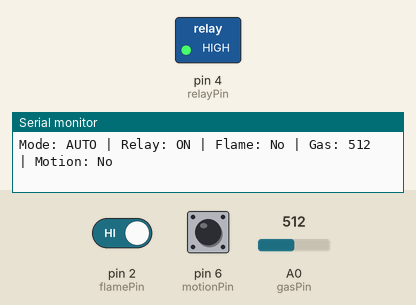
Simulated run of this sketch. Board: Arduino Uno, built with avr-gcc and run on an emulated ATmega328P. Shown: switched loads named in the sketch (green lamp = pin HIGH), the last lines printed to the serial monitor. The inputs (shaded band) are chosen by the test bench; at power-on: A0 (gasPin) = 512, pin 2 (flamePin) HIGH, pin 6 (motionPin) HIGH.

Above: at 1.3 s.
1.4 s: A0 (gasPin) set to 482
At 2.3 s:
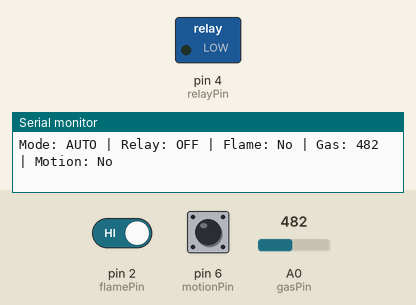
3.0 s: pin 2 (flamePin) driven LOW
At 3.5 s:
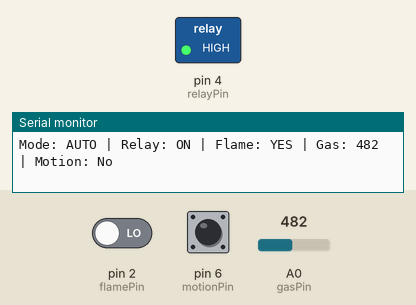
7.0 s: A0 (gasPin) set to 11
10.0 s: A0 (gasPin) set to 8
Timing chart, 0 to 13.0 s (numbered marks = the images above; inputs shaded):
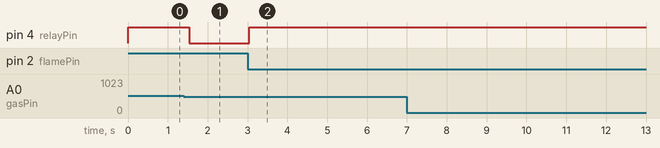

The sketch:

arduino_fire_prevention.ino
```cpp
#include <IRremote.hpp> // Use only the new IRremote library

// ==== IR remote button commands ====
#define CMD_ON      12  // Button 1
#define CMD_OFF     24  // Button 2
#define CMD_MANUAL  94  // Button 3
#define CMD_AUTO     8  // Button 4

// ==== Pin definitions ====
const int flamePin = 2;
const int gasPin = A0;
const int motionPin = 6;
const int relayPin = 4;
const int irPin = 7; // IR receiver

bool manualMode = false; // false = Auto, true = Manual
bool relayState = false; // Current relay status

void setup() {
    pinMode(flamePin, INPUT);
    pinMode(motionPin, INPUT);
    pinMode(relayPin, OUTPUT);

    Serial.begin(9600);
    Serial.println("Arduino Fire Prevention System Started");

    IrReceiver.begin(irPin, ENABLE_LED_FEEDBACK);
}

void loop() {
    // ==== Sensor readings ====
    int gasValue = analogRead(gasPin);
    bool flameDetected = (digitalRead(flamePin) == LOW);
    bool motionDetected = (digitalRead(motionPin) == LOW); // LOW means obstacle detected

    bool hazard = flameDetected || gasValue > 500 || motionDetected;

    // ==== Auto mode operation ====
    if (!manualMode) { // Auto Mode
        relayState = hazard;
    }

    // ==== Apply relay state ====
    digitalWrite(relayPin, relayState ? HIGH : LOW);

    // ==== Debug status ====
    Serial.print("Mode: ");
    Serial.print(manualMode ? "MANUAL" : "AUTO");
    Serial.print(" | Relay: ");
    Serial.print(relayState ? "ON" : "OFF");
    Serial.print(" | Flame: ");
    Serial.print(flameDetected ? "YES" : "No");
    Serial.print(" | Gas: ");
    Serial.print(gasValue);
    Serial.print(" | Motion: ");
    Serial.println(motionDetected ? "YES" : "No");

    // ==== IR remote control ====
if (IrReceiver.decode()) {
    uint8_t command = IrReceiver.decodedIRData.command;
    Serial.print("📡 IR Command: ");
    Serial.println(command);

    if (command == CMD_AUTO) { // Switch to Auto mode
        manualMode = false;
        Serial.println("🤖 Auto Mode Activated");
    }
    else if (command == CMD_MANUAL) { // Switch to Manual mode
        manualMode = true;
        Serial.println("🔧 Manual Mode Activated");
    }
    else if (command == CMD_ON) { // Relay ON (Manual only)
        if (manualMode) {
            relayState = true;
            Serial.println("🔊 Relay ON (Manual)");
        } else {
            Serial.println("⚠ Relay ON ignored - Auto Mode active");
        }
    }
    else if (command == CMD_OFF) { // Relay OFF (Manual only)
        if (manualMode) {
            relayState = false;
            Serial.println("🔇 Relay OFF (Manual)");
        } else {
            Serial.println("⚠ Relay OFF ignored - Auto Mode active");
        }
    }

    IrReceiver.resume();
}


    delay(500);
}
```

Measured:
- the behaviour switches between 501 and 500 on A0 (gasPin) (found by bisection; images 0 and 1)
- after the input at 1.4 s, pin 4 (relayPin): HIGH → LOW after 0.14 s
- after the input at 3.0 s, pin 4 (relayPin): LOW → HIGH at once
